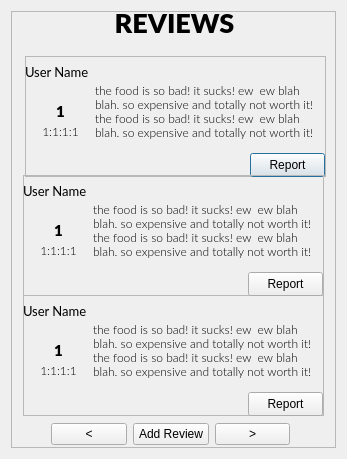
<?xml version="1.0" encoding="UTF-8"?>
<ui version="4.0">
 <class>Reviews</class>
 <widget class="QDialog" name="Reviews">
  <property name="geometry">
   <rect>
    <x>0</x>
    <y>0</y>
    <width>347</width>
    <height>459</height>
   </rect>
  </property>
  <property name="windowTitle">
   <string>Dialog</string>
  </property>
  <layout class="QGridLayout" name="gridLayout">
   <item row="0" column="0">
    <widget class="QFrame" name="frame">
     <property name="frameShape">
      <enum>QFrame::StyledPanel</enum>
     </property>
     <property name="frameShadow">
      <enum>QFrame::Raised</enum>
     </property>
     <widget class="QLabel" name="Filters">
      <property name="geometry">
       <rect>
        <x>-2</x>
        <y>-4</y>
        <width>331</width>
        <height>31</height>
       </rect>
      </property>
      <property name="font">
       <font>
        <family>Lato Black</family>
        <pointsize>20</pointsize>
        <bold>true</bold>
       </font>
      </property>
      <property name="text">
       <string>REVIEWS</string>
      </property>
      <property name="alignment">
       <set>Qt::AlignCenter</set>
      </property>
     </widget>
     <widget class="QStackedWidget" name="stackedWidget">
      <property name="geometry">
       <rect>
        <x>2</x>
        <y>24</y>
        <width>321</width>
        <height>381</height>
       </rect>
      </property>
      <property name="currentIndex">
       <number>0</number>
      </property>
      <widget class="QWidget" name="page">
       <widget class="QFrame" name="frame_5">
        <property name="geometry">
         <rect>
          <x>12</x>
          <y>21</y>
          <width>301</width>
          <height>121</height>
         </rect>
        </property>
        <property name="frameShape">
         <enum>QFrame::StyledPanel</enum>
        </property>
        <property name="frameShadow">
         <enum>QFrame::Raised</enum>
        </property>
        <widget class="QLabel" name="Filters_15">
         <property name="geometry">
          <rect>
           <x>0</x>
           <y>0</y>
           <width>301</width>
           <height>31</height>
          </rect>
         </property>
         <property name="font">
          <font>
           <family>Lato</family>
           <pointsize>10</pointsize>
          </font>
         </property>
         <property name="text">
          <string>User Name</string>
         </property>
         <property name="alignment">
          <set>Qt::AlignLeading|Qt::AlignLeft|Qt::AlignVCenter</set>
         </property>
        </widget>
        <widget class="QLabel" name="label_80">
         <property name="geometry">
          <rect>
           <x>70</x>
           <y>20</y>
           <width>231</width>
           <height>71</height>
          </rect>
         </property>
         <property name="font">
          <font>
           <family>Lato Light</family>
           <pointsize>9</pointsize>
          </font>
         </property>
         <property name="contextMenuPolicy">
          <enum>Qt::DefaultContextMenu</enum>
         </property>
         <property name="acceptDrops">
          <bool>false</bool>
         </property>
         <property name="layoutDirection">
          <enum>Qt::LeftToRight</enum>
         </property>
         <property name="text">
          <string>the food is so bad! it sucks! ew  ew blah blah. so expensive and totally not worth it! the food is so bad! it sucks! ew  ew blah blah. so expensive and totally not worth it!</string>
         </property>
         <property name="scaledContents">
          <bool>false</bool>
         </property>
         <property name="wordWrap">
          <bool>true</bool>
         </property>
        </widget>
        <widget class="QLabel" name="label_81">
         <property name="geometry">
          <rect>
           <x>0</x>
           <y>20</y>
           <width>71</width>
           <height>71</height>
          </rect>
         </property>
         <property name="font">
          <font>
           <family>Lato Black</family>
           <pointsize>11</pointsize>
           <bold>true</bold>
          </font>
         </property>
         <property name="contextMenuPolicy">
          <enum>Qt::DefaultContextMenu</enum>
         </property>
         <property name="acceptDrops">
          <bool>false</bool>
         </property>
         <property name="layoutDirection">
          <enum>Qt::LeftToRight</enum>
         </property>
         <property name="text">
          <string>1</string>
         </property>
         <property name="scaledContents">
          <bool>false</bool>
         </property>
         <property name="alignment">
          <set>Qt::AlignCenter</set>
         </property>
         <property name="wordWrap">
          <bool>true</bool>
         </property>
        </widget>
        <widget class="QPushButton" name="pushButton_16">
         <property name="geometry">
          <rect>
           <x>225</x>
           <y>97</y>
           <width>75</width>
           <height>24</height>
          </rect>
         </property>
         <property name="text">
          <string>Report</string>
         </property>
        </widget>
        <widget class="QLabel" name="label_86">
         <property name="geometry">
          <rect>
           <x>10</x>
           <y>40</y>
           <width>51</width>
           <height>71</height>
          </rect>
         </property>
         <property name="font">
          <font>
           <family>Lato Light</family>
           <pointsize>9</pointsize>
          </font>
         </property>
         <property name="contextMenuPolicy">
          <enum>Qt::DefaultContextMenu</enum>
         </property>
         <property name="acceptDrops">
          <bool>false</bool>
         </property>
         <property name="layoutDirection">
          <enum>Qt::LeftToRight</enum>
         </property>
         <property name="text">
          <string>1:1:1:1</string>
         </property>
         <property name="scaledContents">
          <bool>false</bool>
         </property>
         <property name="alignment">
          <set>Qt::AlignCenter</set>
         </property>
         <property name="wordWrap">
          <bool>true</bool>
         </property>
        </widget>
       </widget>
       <widget class="QFrame" name="frame_6">
        <property name="geometry">
         <rect>
          <x>10</x>
          <y>260</y>
          <width>301</width>
          <height>121</height>
         </rect>
        </property>
        <property name="frameShape">
         <enum>QFrame::StyledPanel</enum>
        </property>
        <property name="frameShadow">
         <enum>QFrame::Raised</enum>
        </property>
        <widget class="QLabel" name="Filters_16">
         <property name="geometry">
          <rect>
           <x>0</x>
           <y>0</y>
           <width>301</width>
           <height>31</height>
          </rect>
         </property>
         <property name="font">
          <font>
           <family>Lato</family>
           <pointsize>10</pointsize>
          </font>
         </property>
         <property name="text">
          <string>User Name</string>
         </property>
         <property name="alignment">
          <set>Qt::AlignLeading|Qt::AlignLeft|Qt::AlignVCenter</set>
         </property>
        </widget>
        <widget class="QLabel" name="label_82">
         <property name="geometry">
          <rect>
           <x>70</x>
           <y>20</y>
           <width>231</width>
           <height>71</height>
          </rect>
         </property>
         <property name="font">
          <font>
           <family>Lato Light</family>
           <pointsize>9</pointsize>
          </font>
         </property>
         <property name="contextMenuPolicy">
          <enum>Qt::DefaultContextMenu</enum>
         </property>
         <property name="acceptDrops">
          <bool>false</bool>
         </property>
         <property name="layoutDirection">
          <enum>Qt::LeftToRight</enum>
         </property>
         <property name="text">
          <string>the food is so bad! it sucks! ew  ew blah blah. so expensive and totally not worth it! the food is so bad! it sucks! ew  ew blah blah. so expensive and totally not worth it!</string>
         </property>
         <property name="scaledContents">
          <bool>false</bool>
         </property>
         <property name="wordWrap">
          <bool>true</bool>
         </property>
        </widget>
        <widget class="QLabel" name="label_83">
         <property name="geometry">
          <rect>
           <x>0</x>
           <y>20</y>
           <width>71</width>
           <height>71</height>
          </rect>
         </property>
         <property name="font">
          <font>
           <family>Lato Black</family>
           <pointsize>11</pointsize>
           <bold>true</bold>
          </font>
         </property>
         <property name="contextMenuPolicy">
          <enum>Qt::DefaultContextMenu</enum>
         </property>
         <property name="acceptDrops">
          <bool>false</bool>
         </property>
         <property name="layoutDirection">
          <enum>Qt::LeftToRight</enum>
         </property>
         <property name="text">
          <string>1</string>
         </property>
         <property name="scaledContents">
          <bool>false</bool>
         </property>
         <property name="alignment">
          <set>Qt::AlignCenter</set>
         </property>
         <property name="wordWrap">
          <bool>true</bool>
         </property>
        </widget>
        <widget class="QPushButton" name="pushButton_17">
         <property name="geometry">
          <rect>
           <x>225</x>
           <y>97</y>
           <width>75</width>
           <height>24</height>
          </rect>
         </property>
         <property name="text">
          <string>Report</string>
         </property>
        </widget>
        <widget class="QLabel" name="label_89">
         <property name="geometry">
          <rect>
           <x>10</x>
           <y>40</y>
           <width>51</width>
           <height>71</height>
          </rect>
         </property>
         <property name="font">
          <font>
           <family>Lato Light</family>
           <pointsize>9</pointsize>
          </font>
         </property>
         <property name="contextMenuPolicy">
          <enum>Qt::DefaultContextMenu</enum>
         </property>
         <property name="acceptDrops">
          <bool>false</bool>
         </property>
         <property name="layoutDirection">
          <enum>Qt::LeftToRight</enum>
         </property>
         <property name="text">
          <string>1:1:1:1</string>
         </property>
         <property name="scaledContents">
          <bool>false</bool>
         </property>
         <property name="alignment">
          <set>Qt::AlignCenter</set>
         </property>
         <property name="wordWrap">
          <bool>true</bool>
         </property>
        </widget>
       </widget>
       <widget class="QFrame" name="frame_7">
        <property name="geometry">
         <rect>
          <x>10</x>
          <y>140</y>
          <width>301</width>
          <height>121</height>
         </rect>
        </property>
        <property name="frameShape">
         <enum>QFrame::StyledPanel</enum>
        </property>
        <property name="frameShadow">
         <enum>QFrame::Raised</enum>
        </property>
        <widget class="QLabel" name="Filters_17">
         <property name="geometry">
          <rect>
           <x>0</x>
           <y>0</y>
           <width>301</width>
           <height>31</height>
          </rect>
         </property>
         <property name="font">
          <font>
           <family>Lato</family>
           <pointsize>10</pointsize>
          </font>
         </property>
         <property name="text">
          <string>User Name</string>
         </property>
         <property name="alignment">
          <set>Qt::AlignLeading|Qt::AlignLeft|Qt::AlignVCenter</set>
         </property>
        </widget>
        <widget class="QLabel" name="label_84">
         <property name="geometry">
          <rect>
           <x>70</x>
           <y>20</y>
           <width>231</width>
           <height>71</height>
          </rect>
         </property>
         <property name="font">
          <font>
           <family>Lato Light</family>
           <pointsize>9</pointsize>
          </font>
         </property>
         <property name="contextMenuPolicy">
          <enum>Qt::DefaultContextMenu</enum>
         </property>
         <property name="acceptDrops">
          <bool>false</bool>
         </property>
         <property name="layoutDirection">
          <enum>Qt::LeftToRight</enum>
         </property>
         <property name="text">
          <string>the food is so bad! it sucks! ew  ew blah blah. so expensive and totally not worth it! the food is so bad! it sucks! ew  ew blah blah. so expensive and totally not worth it!</string>
         </property>
         <property name="scaledContents">
          <bool>false</bool>
         </property>
         <property name="wordWrap">
          <bool>true</bool>
         </property>
        </widget>
        <widget class="QPushButton" name="pushButton_18">
         <property name="geometry">
          <rect>
           <x>225</x>
           <y>97</y>
           <width>75</width>
           <height>24</height>
          </rect>
         </property>
         <property name="text">
          <string>Report</string>
         </property>
        </widget>
        <widget class="QLabel" name="label_88">
         <property name="geometry">
          <rect>
           <x>0</x>
           <y>20</y>
           <width>71</width>
           <height>71</height>
          </rect>
         </property>
         <property name="font">
          <font>
           <family>Lato Black</family>
           <pointsize>11</pointsize>
           <bold>true</bold>
          </font>
         </property>
         <property name="contextMenuPolicy">
          <enum>Qt::DefaultContextMenu</enum>
         </property>
         <property name="acceptDrops">
          <bool>false</bool>
         </property>
         <property name="layoutDirection">
          <enum>Qt::LeftToRight</enum>
         </property>
         <property name="text">
          <string>1</string>
         </property>
         <property name="scaledContents">
          <bool>false</bool>
         </property>
         <property name="alignment">
          <set>Qt::AlignCenter</set>
         </property>
         <property name="wordWrap">
          <bool>true</bool>
         </property>
        </widget>
        <widget class="QLabel" name="label_87">
         <property name="geometry">
          <rect>
           <x>10</x>
           <y>40</y>
           <width>51</width>
           <height>71</height>
          </rect>
         </property>
         <property name="font">
          <font>
           <family>Lato Light</family>
           <pointsize>9</pointsize>
          </font>
         </property>
         <property name="contextMenuPolicy">
          <enum>Qt::DefaultContextMenu</enum>
         </property>
         <property name="acceptDrops">
          <bool>false</bool>
         </property>
         <property name="layoutDirection">
          <enum>Qt::LeftToRight</enum>
         </property>
         <property name="text">
          <string>1:1:1:1</string>
         </property>
         <property name="scaledContents">
          <bool>false</bool>
         </property>
         <property name="alignment">
          <set>Qt::AlignCenter</set>
         </property>
         <property name="wordWrap">
          <bool>true</bool>
         </property>
        </widget>
       </widget>
      </widget>
      <widget class="QWidget" name="page_2">
       <widget class="QFrame" name="frame_2">
        <property name="geometry">
         <rect>
          <x>12</x>
          <y>21</y>
          <width>301</width>
          <height>121</height>
         </rect>
        </property>
        <property name="frameShape">
         <enum>QFrame::StyledPanel</enum>
        </property>
        <property name="frameShadow">
         <enum>QFrame::Raised</enum>
        </property>
        <widget class="QLabel" name="Filters_11">
         <property name="geometry">
          <rect>
           <x>0</x>
           <y>0</y>
           <width>301</width>
           <height>31</height>
          </rect>
         </property>
         <property name="font">
          <font>
           <family>Lato</family>
           <pointsize>10</pointsize>
          </font>
         </property>
         <property name="text">
          <string>User Name</string>
         </property>
         <property name="alignment">
          <set>Qt::AlignLeading|Qt::AlignLeft|Qt::AlignVCenter</set>
         </property>
        </widget>
        <widget class="QLabel" name="label_72">
         <property name="geometry">
          <rect>
           <x>70</x>
           <y>20</y>
           <width>231</width>
           <height>71</height>
          </rect>
         </property>
         <property name="font">
          <font>
           <family>Lato Light</family>
           <pointsize>9</pointsize>
          </font>
         </property>
         <property name="contextMenuPolicy">
          <enum>Qt::DefaultContextMenu</enum>
         </property>
         <property name="acceptDrops">
          <bool>false</bool>
         </property>
         <property name="layoutDirection">
          <enum>Qt::LeftToRight</enum>
         </property>
         <property name="text">
          <string>the food is so bad! it sucks! ew  ew blah blah. so expensive and totally not worth it! the food is so bad! it sucks! ew  ew blah blah. so expensive and totally not worth it!</string>
         </property>
         <property name="scaledContents">
          <bool>false</bool>
         </property>
         <property name="wordWrap">
          <bool>true</bool>
         </property>
        </widget>
        <widget class="QLabel" name="label_73">
         <property name="geometry">
          <rect>
           <x>0</x>
           <y>20</y>
           <width>71</width>
           <height>71</height>
          </rect>
         </property>
         <property name="font">
          <font>
           <family>Lato Black</family>
           <pointsize>11</pointsize>
           <bold>true</bold>
          </font>
         </property>
         <property name="contextMenuPolicy">
          <enum>Qt::DefaultContextMenu</enum>
         </property>
         <property name="acceptDrops">
          <bool>false</bool>
         </property>
         <property name="layoutDirection">
          <enum>Qt::LeftToRight</enum>
         </property>
         <property name="text">
          <string>2</string>
         </property>
         <property name="scaledContents">
          <bool>false</bool>
         </property>
         <property name="alignment">
          <set>Qt::AlignCenter</set>
         </property>
         <property name="wordWrap">
          <bool>true</bool>
         </property>
        </widget>
        <widget class="QPushButton" name="pushButton_12">
         <property name="geometry">
          <rect>
           <x>225</x>
           <y>97</y>
           <width>75</width>
           <height>24</height>
          </rect>
         </property>
         <property name="text">
          <string>Report</string>
         </property>
        </widget>
        <widget class="QLabel" name="label_90">
         <property name="geometry">
          <rect>
           <x>10</x>
           <y>40</y>
           <width>51</width>
           <height>71</height>
          </rect>
         </property>
         <property name="font">
          <font>
           <family>Lato Light</family>
           <pointsize>9</pointsize>
          </font>
         </property>
         <property name="contextMenuPolicy">
          <enum>Qt::DefaultContextMenu</enum>
         </property>
         <property name="acceptDrops">
          <bool>false</bool>
         </property>
         <property name="layoutDirection">
          <enum>Qt::LeftToRight</enum>
         </property>
         <property name="text">
          <string>2:2:2:2</string>
         </property>
         <property name="scaledContents">
          <bool>false</bool>
         </property>
         <property name="alignment">
          <set>Qt::AlignCenter</set>
         </property>
         <property name="wordWrap">
          <bool>true</bool>
         </property>
        </widget>
       </widget>
       <widget class="QFrame" name="frame_3">
        <property name="geometry">
         <rect>
          <x>10</x>
          <y>140</y>
          <width>301</width>
          <height>121</height>
         </rect>
        </property>
        <property name="frameShape">
         <enum>QFrame::StyledPanel</enum>
        </property>
        <property name="frameShadow">
         <enum>QFrame::Raised</enum>
        </property>
        <widget class="QLabel" name="Filters_12">
         <property name="geometry">
          <rect>
           <x>0</x>
           <y>0</y>
           <width>301</width>
           <height>31</height>
          </rect>
         </property>
         <property name="font">
          <font>
           <family>Lato</family>
           <pointsize>10</pointsize>
          </font>
         </property>
         <property name="text">
          <string>User Name</string>
         </property>
         <property name="alignment">
          <set>Qt::AlignLeading|Qt::AlignLeft|Qt::AlignVCenter</set>
         </property>
        </widget>
        <widget class="QLabel" name="label_74">
         <property name="geometry">
          <rect>
           <x>70</x>
           <y>20</y>
           <width>231</width>
           <height>71</height>
          </rect>
         </property>
         <property name="font">
          <font>
           <family>Lato Light</family>
           <pointsize>9</pointsize>
          </font>
         </property>
         <property name="contextMenuPolicy">
          <enum>Qt::DefaultContextMenu</enum>
         </property>
         <property name="acceptDrops">
          <bool>false</bool>
         </property>
         <property name="layoutDirection">
          <enum>Qt::LeftToRight</enum>
         </property>
         <property name="text">
          <string>the food is so bad! it sucks! ew  ew blah blah. so expensive and totally not worth it! the food is so bad! it sucks! ew  ew blah blah. so expensive and totally not worth it!</string>
         </property>
         <property name="scaledContents">
          <bool>false</bool>
         </property>
         <property name="wordWrap">
          <bool>true</bool>
         </property>
        </widget>
        <widget class="QLabel" name="label_75">
         <property name="geometry">
          <rect>
           <x>0</x>
           <y>20</y>
           <width>71</width>
           <height>71</height>
          </rect>
         </property>
         <property name="font">
          <font>
           <family>Lato Black</family>
           <pointsize>11</pointsize>
           <bold>true</bold>
          </font>
         </property>
         <property name="contextMenuPolicy">
          <enum>Qt::DefaultContextMenu</enum>
         </property>
         <property name="acceptDrops">
          <bool>false</bool>
         </property>
         <property name="layoutDirection">
          <enum>Qt::LeftToRight</enum>
         </property>
         <property name="text">
          <string>1</string>
         </property>
         <property name="scaledContents">
          <bool>false</bool>
         </property>
         <property name="alignment">
          <set>Qt::AlignCenter</set>
         </property>
         <property name="wordWrap">
          <bool>true</bool>
         </property>
        </widget>
        <widget class="QPushButton" name="pushButton_13">
         <property name="geometry">
          <rect>
           <x>225</x>
           <y>97</y>
           <width>75</width>
           <height>24</height>
          </rect>
         </property>
         <property name="text">
          <string>Report</string>
         </property>
        </widget>
        <widget class="QLabel" name="label_91">
         <property name="geometry">
          <rect>
           <x>10</x>
           <y>40</y>
           <width>51</width>
           <height>71</height>
          </rect>
         </property>
         <property name="font">
          <font>
           <family>Lato Light</family>
           <pointsize>9</pointsize>
          </font>
         </property>
         <property name="contextMenuPolicy">
          <enum>Qt::DefaultContextMenu</enum>
         </property>
         <property name="acceptDrops">
          <bool>false</bool>
         </property>
         <property name="layoutDirection">
          <enum>Qt::LeftToRight</enum>
         </property>
         <property name="text">
          <string>1:1:1:1</string>
         </property>
         <property name="scaledContents">
          <bool>false</bool>
         </property>
         <property name="alignment">
          <set>Qt::AlignCenter</set>
         </property>
         <property name="wordWrap">
          <bool>true</bool>
         </property>
        </widget>
       </widget>
       <widget class="QFrame" name="frame_4">
        <property name="geometry">
         <rect>
          <x>10</x>
          <y>260</y>
          <width>301</width>
          <height>121</height>
         </rect>
        </property>
        <property name="frameShape">
         <enum>QFrame::StyledPanel</enum>
        </property>
        <property name="frameShadow">
         <enum>QFrame::Raised</enum>
        </property>
        <widget class="QLabel" name="Filters_13">
         <property name="geometry">
          <rect>
           <x>0</x>
           <y>0</y>
           <width>301</width>
           <height>31</height>
          </rect>
         </property>
         <property name="font">
          <font>
           <family>Lato</family>
           <pointsize>10</pointsize>
          </font>
         </property>
         <property name="text">
          <string>User Name</string>
         </property>
         <property name="alignment">
          <set>Qt::AlignLeading|Qt::AlignLeft|Qt::AlignVCenter</set>
         </property>
        </widget>
        <widget class="QLabel" name="label_76">
         <property name="geometry">
          <rect>
           <x>70</x>
           <y>20</y>
           <width>231</width>
           <height>71</height>
          </rect>
         </property>
         <property name="font">
          <font>
           <family>Lato Light</family>
           <pointsize>9</pointsize>
          </font>
         </property>
         <property name="contextMenuPolicy">
          <enum>Qt::DefaultContextMenu</enum>
         </property>
         <property name="acceptDrops">
          <bool>false</bool>
         </property>
         <property name="layoutDirection">
          <enum>Qt::LeftToRight</enum>
         </property>
         <property name="text">
          <string>the food is so bad! it sucks! ew  ew blah blah. so expensive and totally not worth it! the food is so bad! it sucks! ew  ew blah blah. so expensive and totally not worth it!</string>
         </property>
         <property name="scaledContents">
          <bool>false</bool>
         </property>
         <property name="wordWrap">
          <bool>true</bool>
         </property>
        </widget>
        <widget class="QLabel" name="label_77">
         <property name="geometry">
          <rect>
           <x>0</x>
           <y>20</y>
           <width>71</width>
           <height>71</height>
          </rect>
         </property>
         <property name="font">
          <font>
           <family>Lato Black</family>
           <pointsize>11</pointsize>
           <bold>true</bold>
          </font>
         </property>
         <property name="contextMenuPolicy">
          <enum>Qt::DefaultContextMenu</enum>
         </property>
         <property name="acceptDrops">
          <bool>false</bool>
         </property>
         <property name="layoutDirection">
          <enum>Qt::LeftToRight</enum>
         </property>
         <property name="text">
          <string>1</string>
         </property>
         <property name="scaledContents">
          <bool>false</bool>
         </property>
         <property name="alignment">
          <set>Qt::AlignCenter</set>
         </property>
         <property name="wordWrap">
          <bool>true</bool>
         </property>
        </widget>
        <widget class="QPushButton" name="pushButton_14">
         <property name="geometry">
          <rect>
           <x>225</x>
           <y>97</y>
           <width>75</width>
           <height>24</height>
          </rect>
         </property>
         <property name="text">
          <string>Report</string>
         </property>
        </widget>
        <widget class="QLabel" name="label_92">
         <property name="geometry">
          <rect>
           <x>10</x>
           <y>40</y>
           <width>51</width>
           <height>71</height>
          </rect>
         </property>
         <property name="font">
          <font>
           <family>Lato Light</family>
           <pointsize>9</pointsize>
          </font>
         </property>
         <property name="contextMenuPolicy">
          <enum>Qt::DefaultContextMenu</enum>
         </property>
         <property name="acceptDrops">
          <bool>false</bool>
         </property>
         <property name="layoutDirection">
          <enum>Qt::LeftToRight</enum>
         </property>
         <property name="text">
          <string>1:1:1:1</string>
         </property>
         <property name="scaledContents">
          <bool>false</bool>
         </property>
         <property name="alignment">
          <set>Qt::AlignCenter</set>
         </property>
         <property name="wordWrap">
          <bool>true</bool>
         </property>
        </widget>
       </widget>
      </widget>
     </widget>
     <widget class="QWidget" name="">
      <property name="geometry">
       <rect>
        <x>40</x>
        <y>410</y>
        <width>239</width>
        <height>26</height>
       </rect>
      </property>
      <layout class="QHBoxLayout" name="horizontalLayout">
       <item>
        <widget class="QPushButton" name="back">
         <property name="text">
          <string>&lt;</string>
         </property>
        </widget>
       </item>
       <item>
        <widget class="QPushButton" name="pushButton_AddReview">
         <property name="text">
          <string>Add Review</string>
         </property>
        </widget>
       </item>
       <item>
        <widget class="QPushButton" name="next">
         <property name="text">
          <string>&gt;</string>
         </property>
        </widget>
       </item>
      </layout>
     </widget>
    </widget>
   </item>
  </layout>
 </widget>
 <resources/>
 <connections/>
</ui>
